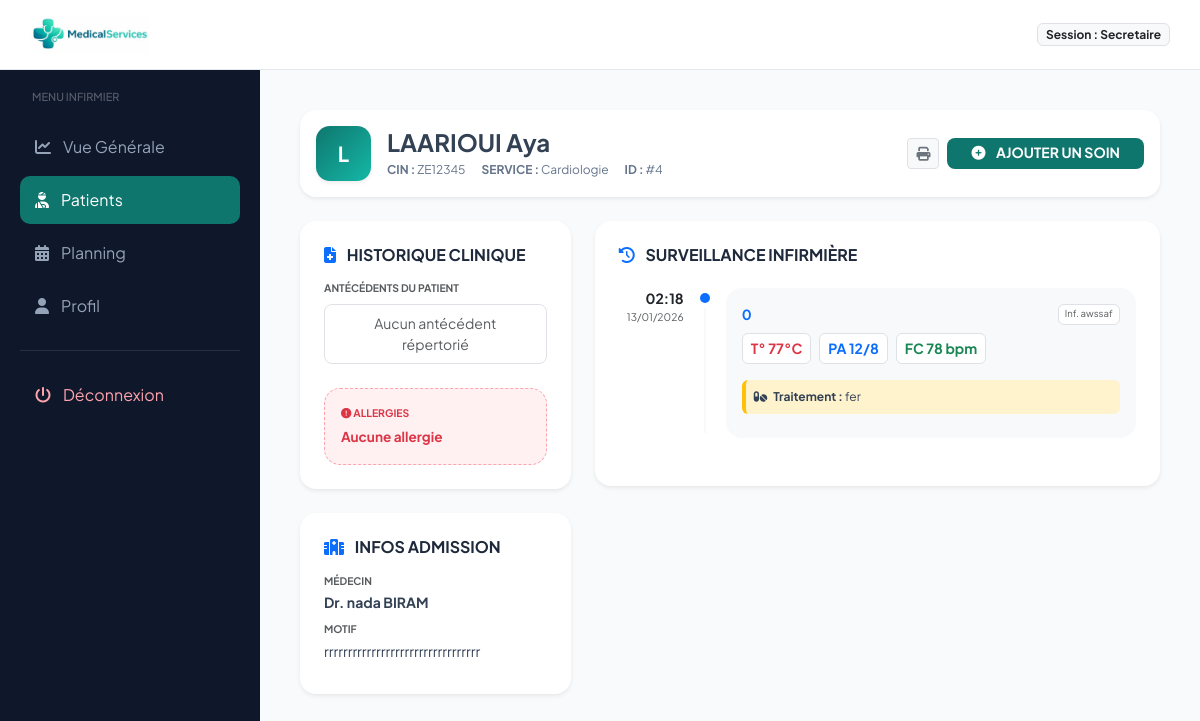
Screenshot of /connexion_infirmier/dossier_patient.php?id_adm=4 (signed in) with the database file from the repository.
### tables this page shows
CREATE TABLE `admissions` (
  `id_admission` int(11) NOT NULL,
  `id_patient` int(11) NOT NULL,
  `id_medecin` int(11) DEFAULT NULL,
  `id_chambre` int(11) DEFAULT NULL,
  `date_admission` datetime NOT NULL,
  `date_sortie` datetime DEFAULT NULL,
  `service` varchar(100) NOT NULL,
  `motif` text NOT NULL,
  `type_admission` varchar(50) DEFAULT 'Normal',
  `statut` varchar(50) DEFAULT 'En cours'
);

CREATE TABLE `patients` (
  `id_patient` int(11) NOT NULL,
  `CIN` varchar(10) NOT NULL,
  `nom` varchar(50) NOT NULL,
  `prenom` varchar(50) NOT NULL,
  `date_naissance` date DEFAULT NULL,
  `sexe` varchar(255) DEFAULT NULL,
  `adresse` varchar(100) DEFAULT NULL,
  `telephone` varchar(20) DEFAULT NULL,
  `email` varchar(50) DEFAULT NULL,
  `groupe_sanguin` varchar(255) NOT NULL,
  `statut` varchar(255) NOT NULL DEFAULT 'stable',
  `allergies` text NOT NULL,
  `date_inscription` timestamp NOT NULL DEFAULT current_timestamp(),
  `id_medecin` int(11) NOT NULL
);

CREATE TABLE `utilisateurs` (
  `id_user` int(11) NOT NULL,
  `cin` varchar(255) NOT NULL,
  `matricule` varchar(255) NOT NULL,
  `nom` varchar(50) DEFAULT NULL,
  `prenom` varchar(50) DEFAULT NULL,
  `email` varchar(50) DEFAULT NULL,
  `mot_de_passe` varchar(255) DEFAULT NULL,
  `telephone` int(11) NOT NULL,
  `adresse` text NOT NULL,
  `photo` varchar(255) NOT NULL DEFAULT '''default_avatar.png''',
  `role` enum('infirmier','admin','medecin','secretaire') DEFAULT NULL,
  `specialite` varchar(255) NOT NULL DEFAULT 'Généraliste',
  `statut_compte` enum('actif','suspendu','conge') NOT NULL,
  `date_embauche` date NOT NULL DEFAULT current_timestamp(),
  `derniere_connexion` datetime DEFAULT NULL,
  `created_at` timestamp NOT NULL DEFAULT current_timestamp()
);

CREATE TABLE `soins_patients` (
  `id_soin_patient` int(11) NOT NULL,
  `id_admission` int(11) NOT NULL,
  `id_prestation` int(11) NOT NULL,
  `quantite` int(11) NOT NULL DEFAULT 1,
  `date_soin` datetime NOT NULL DEFAULT current_timestamp(),
  `id_infirmier` int(11) NOT NULL,
  `statut_facturation` enum('en_attente','paye') NOT NULL,
  `temperature` decimal(10,0) NOT NULL,
  `tension` varchar(255) NOT NULL,
  `frequence_cardiaque` int(11) NOT NULL,
  `type_acte` int(11) NOT NULL,
  `medicament` varchar(255) NOT NULL,
  `observations` text NOT NULL
);

### connexion_infirmier/dossier_patient.php (the view, shortened to what this page needs)
<?php
include("../config/connexion.php");
$id_admission = $_GET['id_adm'] ?? null;
try {
    $stmt = $pdo->prepare("SELECT a.*, p.*,
                            u.nom as med_nom, u.prenom as med_prenom
                            FROM admissions a
                            JOIN patients p ON a.id_patient = p.id_patient
                            LEFT JOIN utilisateurs u ON a.id_medecin = u.id_user
                            WHERE a.id_admission = ?");
    $stmt->execute([$id_admission]);
    $data = $stmt->fetch(PDO::FETCH_ASSOC);
    $stmt_ant = $pdo->prepare("SELECT * FROM antecedents WHERE id_patient = ? ORDER BY date_evenement DESC");
    $stmt_ant->execute([$data['id_patient']]);
    $liste_antecedents = $stmt_ant->fetchAll(PDO::FETCH_ASSOC);
    $stmt_soins = $pdo->prepare("SELECT s.*, u.nom as inf_nom, u.prenom as inf_prenom
                                  FROM soins_patients s
                                  JOIN utilisateurs u ON s.id_infirmier = u.id_user
                                  WHERE s.id_admission = ?
                                  ORDER BY s.date_soin DESC");
    $stmt_soins->execute([$id_admission]);
    $historique_soins = $stmt_soins->fetchAll(PDO::FETCH_ASSOC);
} catch (PDOException $e) {
    die("Erreur de base de données : " . $e->getMessage());
}
$nom_complet = strtoupper($data['nom'] ?? '') . ' ' . ($data['prenom'] ?? '');
?>
<!DOCTYPE html>
<html lang="fr">
<head>
    <link rel="stylesheet" href="https://cdnjs.cloudflare.com/ajax/libs/font-awesome/6.5.0/css/all.min.css">
    <link href="https://cdn.jsdelivr.net/npm/bootstrap@5.3.2/dist/css/bootstrap.min.css" rel="stylesheet">
</head>
<body>
<header>
    <img src="../images/logo_app2.png" style="height: 38px;">
    <div class="badge bg-light text-dark border">Session : <?= ucfirst($_SESSION['role'] ?? 'Utilisateur') ?></div>
</header>
    <aside class="sidebar">
        <h3 style="color:rgba(255,255,255,0.3); font-size:11px; text-transform:uppercase; margin-bottom:20px; padding-left:12px;">Menu Infirmier</h3>
        <a href="dashboard_infirmier.php" ><i class="fa-solid fa-chart-line"></i> Vue Générale</a>
        <a href="liste_patients_inf.php" class="active"><i class="fa-solid fa-user-injured"></i> Patients</a>
        <a href="planning.php"><i class="fa-solid fa-calendar-alt"></i> Planning</a>
        <a href="profil_infirmier.php"><i class="fa-solid fa-user"></i> Profil</a>
        <div style="height: 1px; background: rgba(255,255,255,0.1); margin: 20px 0;"></div>
        <a href="../connexio_utilisateur/deconnexion.php" style="color: #fda4af;"><i class="fa-solid fa-power-off"></i> Déconnexion</a>
    </aside>
<main class="content">
    <div class="bg-white rounded-4 shadow-sm p-3 mb-4 d-flex justify-content-between align-items-center border-0">
        <div class="d-flex align-items-center gap-3">
            <div class="d-flex align-items-center justify-content-center fw-bold text-white shadow-sm"
                 style="width: 55px; height: 55px; background: linear-gradient(135deg, var(--primary), #14b8a6); border-radius: 14px; font-size: 1.3rem;">
                <?= substr($data['nom'], 0, 1) ?>
            </div>
            <div>
                <h4 class="mb-0 fw-bold"><?= $nom_complet ?></h4>
                <div class="d-flex gap-3 mt-1" style="font-size: 0.75rem; color: #64748b;">
                    <span><b>CIN :</b> <?= $data['CIN'] ?></span>
                    <span><b>SERVICE :</b> <?= $data['service'] ?></span>
                    <span><b>ID :</b> #<?= $id_admission ?></span>
                </div>
            </div>
        </div>
        <div class="d-flex gap-2 no-print">
            <button onclick="window.print()" class="btn btn-light btn-sm border fw-bold text-secondary"><i class="fa-solid fa-print"></i></button>
            <a href="saisir_soins.php?id_adm=<?= $id_admission ?>" class="btn btn-primary btn-sm px-4 fw-bold" style="background: var(--primary); border:0; border-radius: 8px;">
                <i class="fa-solid fa-plus-circle me-2"></i> AJOUTER UN SOIN
            </a>
        </div>
    </div>
    <div class="row g-4">
        <div class="col-lg-4">
            <div class="bg-white rounded-4 shadow-sm p-4 border-0 mb-4">
                <h6 class="fw-bold mb-3" style="color: #1e293b;"><i class="fa-solid fa-file-medical text-primary me-2"></i> HISTORIQUE CLINIQUE</h6>
                <div class="mb-4">
                    <label class="d-block text-muted fw-bold mb-2" style="font-size: 0.65rem; text-transform: uppercase;">Antécédents du Patient</label>
                    <div class="list-group list-group-flush border rounded-3 overflow-hidden">
                        <?php if (empty($liste_antecedents)): ?>
                            <div class="list-group-item small text-muted italic text-center">Aucun antécédent répertorié</div>
                        <?php endif; ?>
                    </div>
                </div>
                <div class="p-3 rounded-4" style="background: #fff1f2; border: 1px dashed #fda4af;">
                    <label class="d-block text-danger fw-bold mb-1" style="font-size: 0.65rem; text-transform: uppercase;"><i class="fa-solid fa-circle-exclamation"></i> Allergies</label>
                    <span class="text-danger fw-bold" style="font-size: 0.85rem;"><?= !empty($data['allergies']) ? htmlspecialchars($data['allergies']) : 'Aucune allergie' ?></span>
                </div>
            </div>
            <div class="bg-white rounded-4 shadow-sm p-4 border-0">
                <h6 class="fw-bold mb-3" style="color: #1e293b;"><i class="fa-solid fa-hospital text-primary me-2"></i> INFOS ADMISSION</h6>
                <div class="mb-2">
                    <label class="d-block text-muted fw-bold mb-1" style="font-size: 0.65rem; text-transform: uppercase;">Médecin</label>
                    <p class="small fw-bold mb-0">Dr. <?= $data['med_prenom'] ?> <?= $data['med_nom'] ?></p>
                </div>
                <div class="mb-2">
                    <label class="d-block text-muted fw-bold mb-1" style="font-size: 0.65rem; text-transform: uppercase;">Motif</label>
                    <p class="small mb-0"><?= htmlspecialchars($data['motif']) ?></p>
                </div>
            </div>
        </div>
        <div class="col-lg-8">
            <div class="bg-white rounded-4 shadow-sm p-4 border-0">
                <h6 class="fw-bold mb-4" style="color: #1e293b;"><i class="fa-solid fa-clock-rotate-left text-primary me-2"></i> SURVEILLANCE INFIRMIÈRE</h6>
                <div class="timeline">
                    <?php if (empty($historique_soins)): ?>
                        <div class="text-center py-5 opacity-50"><i class="fa-solid fa-folder-open fa-2x mb-2"></i><p class="small">Aucun acte de soin.</p></div>
                    <?php else: ?>
                        <?php foreach ($historique_soins as $soin): ?>
                        <div class="d-flex gap-3 mb-4">
                            <div class="text-end" style="min-width: 65px;">
                                <div class="fw-bold text-dark small"><?= date('H:i', strtotime($soin['date_soin'])) ?></div>
                                <div class="text-muted" style="font-size: 0.65rem;"><?= date('d/m/Y', strtotime($soin['date_soin'])) ?></div>
                            </div>
                            <div class="d-flex flex-column align-items-center">
                                <div class="rounded-circle bg-primary" style="width: 10px; height: 10px; margin-top: 5px;"></div>
                                <div class="bg-light flex-grow-1" style="width: 2px; margin: 5px 0;"></div>
                            </div>
                            <div class="bg-light rounded-4 p-3 flex-grow-1">
                                <div class="d-flex justify-content-between mb-2">
                                    <span class="fw-bold text-primary small text-uppercase"><?= htmlspecialchars($soin['type_acte']) ?></span>
                                    <span class="badge bg-white text-muted border fw-normal" style="font-size: 0.6rem;">Inf. <?= htmlspecialchars($soin['inf_prenom']) ?></span>
                                </div>
                                <div class="d-flex gap-2 mb-3">
                                    <?php if($soin['temperature']): ?>
                                        <span class="bg-white px-2 py-1 rounded border small fw-bold text-danger">T° <?= $soin['temperature'] ?>°C</span>
                                    <?php endif; ?>
                                    <?php if($soin['tension']): ?>
                                        <span class="bg-white px-2 py-1 rounded border small fw-bold text-primary">PA <?= $soin['tension'] ?></span>
                                    <?php endif; ?>
                                    <?php if($soin['frequence_cardiaque']): ?>
                                        <span class="bg-white px-2 py-1 rounded border small fw-bold text-success">FC <?= $soin['frequence_cardiaque'] ?> bpm</span>
                                    <?php endif; ?>
                                </div>
                                <?php if($soin['medicament']): ?>
                                    <div class="p-2 bg-warning-subtle rounded border-start border-warning border-4 mb-2" style="font-size: 0.75rem;">
                                        <i class="fa-solid fa-pills me-1"></i> <b>Traitement :</b> <?= htmlspecialchars($soin['medicament']) ?>
                                    </div>
                                <?php endif; ?>
                            </div>
                        </div>
                        <?php endforeach; ?>
                    <?php endif; ?>
                </div>
            </div>
        </div>
    </div>
</main>
</body>
</html>

### connexion_infirmier/dossier_patient.php (style rules this page uses)
:root { --primary: #0f766e; --sidebar-bg: #0f172a; --bg-body: #f8fafc; --border-color: #e2e8f0; }
body { background: var(--bg-body); font-family: 'Plus Jakarta Sans', sans-serif; color: #334155; }
header { background: #fff; height: 70px; position: fixed; top: 0; width: 100%; display: flex; align-items: center; padding: 0 30px; justify-content: space-between; border-bottom: 1px solid var(--border-color); z-index: 1000; }
.sidebar { width: 260px; background: var(--sidebar-bg); position: fixed; top: 70px; left: 0; bottom: 0; padding: 20px; z-index: 999; }
.content { margin-left: 260px; margin-top: 70px; padding: 40px; }
.sidebar a { display: flex; align-items: center; gap: 12px; color: #94a3b8; text-decoration: none; padding: 12px 15px; border-radius: 10px; margin-bottom: 5px; }
.sidebar a.active { background: var(--primary); color: white; }

### rows the page displays
admissions: id_patient.nom "L", id_patient.prenom "LAARIOUI Aya", id_patient.CIN "ZE12345", service "Cardiologie", utilisateurs.prenom "nada", utilisateurs.nom "BIRAM", motif "rrrrrrrrrrrrrrrrrrrrrrrrrrrrrrrrr"
soins_patients: date_soin "02:18", date_soin "13/01/2026", type_acte "0", utilisateurs.prenom "awssaf", temperature "77", tension "12/8", frequence_cardiaque "78", medicament "fer"

### other values shown
$_SESSION['role'] "Secretaire"
$id_admission "4"
